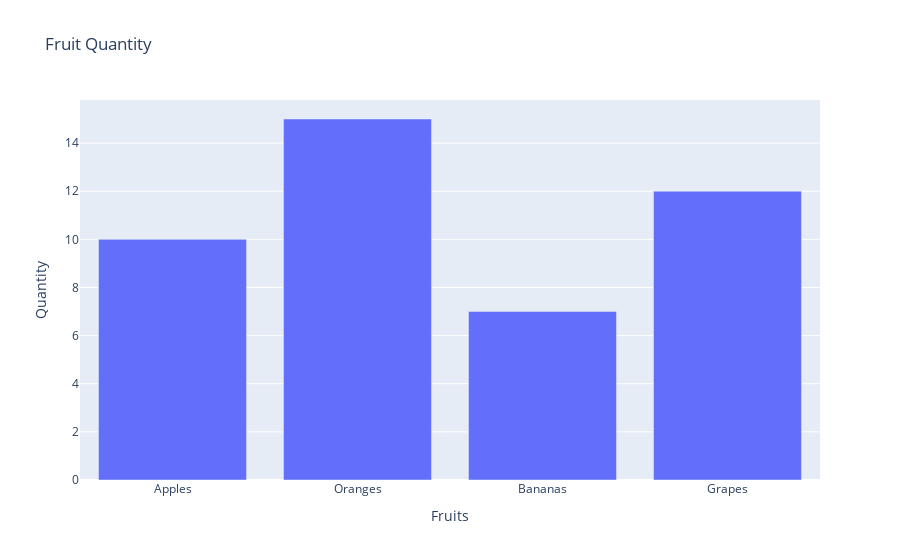

Notebook source saved alongside this figure:
### Markdown cell above
<font color="Blue" size="6">Graphical Visualization- Plotly </Font>

### Code cell
import plotly.express as px
import pandas as pd

# Sample Data
df = pd.DataFrame({
    "Fruits": ["Apples", "Oranges", "Bananas", "Grapes"],
    "Quantity": [10, 15, 7, 12]
})

# Basic Bar Chart
fig = px.bar(df, x='Fruits', y='Quantity', title='Fruit Quantity')
fig.show()

### Figure 1 — Plotly figure (JSON) as saved in the notebook; plotly's stock layout.template omitted (floating-point values rounded to 4 significant figures)
{"data": [{"alignmentgroup": "True", "hovertemplate": "Fruits=%{x}<br>Quantity=%{y}<extra></extra>", "legendgroup": "", "marker": {"color": "#636efa", "pattern": {"shape": ""}}, "name": "", "offsetgroup": "", "orientation": "v", "showlegend": false, "textposition": "auto", "type": "bar", "x": ["Apples", "Oranges", "Bananas", "Grapes"], "xaxis": "x", "y": [10, 15, 7, 12], "yaxis": "y"}], "layout": {"autosize": true, "barmode": "relative", "legend": {"tracegroupgap": 0}, "title": {"text": "Fruit Quantity"}, "xaxis": {"anchor": "y", "autorange": true, "domain": [0, 1], "range": [-0.5, 3.5], "title": {"text": "Fruits"}, "type": "category"}, "yaxis": {"anchor": "x", "autorange": true, "domain": [0, 1], "range": [0, 15.79], "title": {"text": "Quantity"}, "type": "linear"}}}
